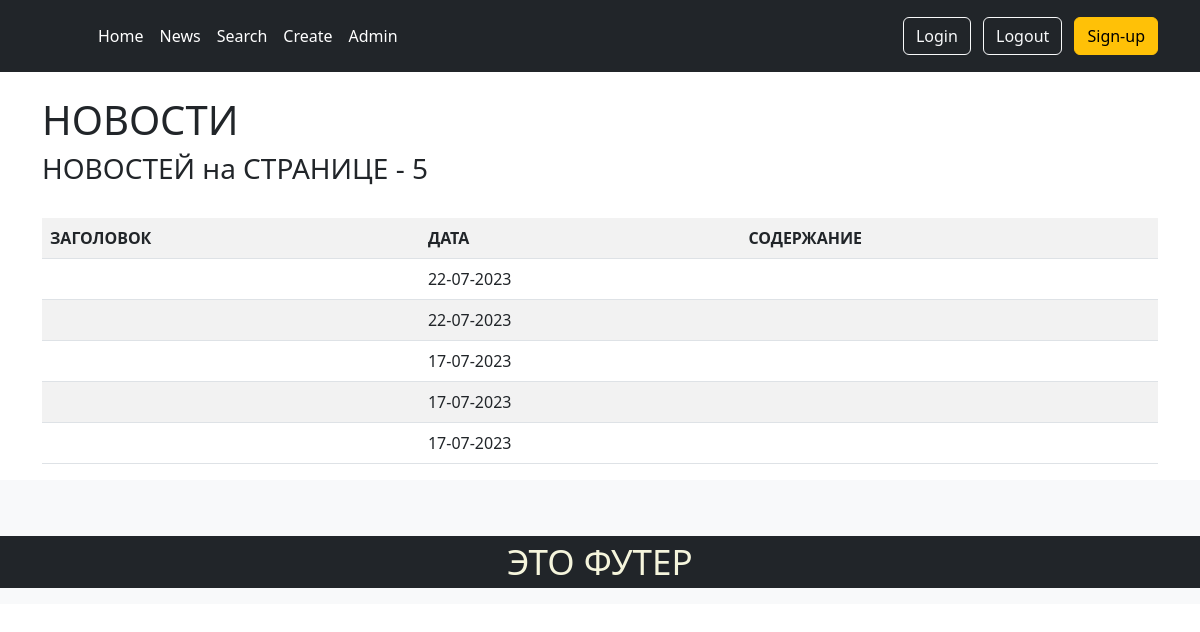
Before: /news/ with the older database file.
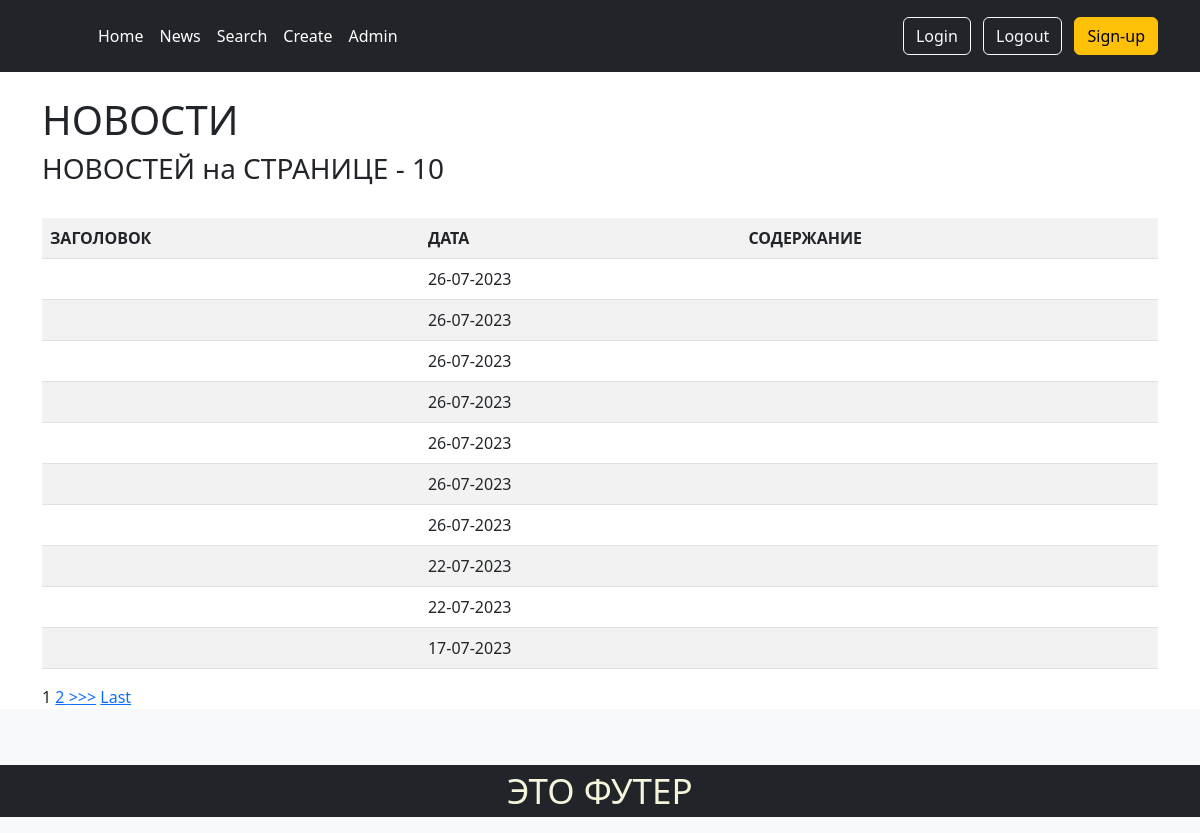
After: the same page with the newer database file.
### news/models.py (models this page shows, shortened)
class Post(models.Model):
    author = models.ForeignKey(Author, on_delete=models.CASCADE)
    NEWS = 'NW'
    ARTICLE = 'AR'
    CATEGORY_CHOICES = (
        (NEWS, 'Новость'),
        (ARTICLE, 'Статья'),
    )
    categoryType = models.CharField(
        max_length=2, choices=CATEGORY_CHOICES, default=ARTICLE)
    dateCreation = models.DateTimeField(auto_now_add=True)
    postCategory = models.ManyToManyField(Category, through='PostCategory')
    title = models.CharField(max_length=128)
    text = models.TextField()
    rating = models.SmallIntegerField(default=0)
    def preview(self):
        return self.text[:124] + '...'

### news/views.py (the view)
# urls.py: path('', PostList.as_view(), name='news'),
class PostList(ListView):
    model = Post
    template_name = 'news/posts.html'
    context_object_name = 'posts'
    ordering = ['-dateCreation']
    paginate_by = 10
    def get_context_data(self, **kwargs):
        context = super().get_context_data(**kwargs)
        context['choices'] = Post.CATEGORY_CHOICES
        return context

### news/templatetags/custom_filters.py (called while the page is built)
@register.filter(name='censor')
def censor(value):
    custom_badwords = ['нехорошие слова']
    profanity.add_censor_words(custom_badwords)
    censored = profanity.censor(value, '*$')
    return censored

### news/templates/news/posts.html (shortened to what this page needs)
{% extends 'layout/default.html' %}
{%load custom_filters%}
{% block content %}
<br>
<h1>НОВОСТИ</h1>
{% if posts %}
<h3>НОВОСТЕЙ на СТРАНИЦЕ - {{posts|length}}</h3>
<br>
<table class="table table-striped">
   <tr>
      <th scope="col">ЗАГОЛОВОК</th>
      <th scope="col">ДАТА</th>
      <th scope="col">СОДЕРЖАНИЕ</th>
   </tr>
   {% for i in posts %}
   <tr onclick="window.location='/news/{{i.pk}}'" style="cursor: pointer;">
      <td>{{ i.title|censor }}</td>
      <td>{{ i.dateCreation|date:'d-m-Y'}}</td>
      <td>{{ i.preview|truncatechars:50|censor}}</td>
   </tr>
   {% endfor %}
</table>
{%else%}
<h1>НОВОСТЕЙ - нету!!!</h1>
{%endif%}
{% include 'news/parts/paginator.html' %}
{% endblock content %}

Changed rows visible on the page:
no longer on this page (row unchanged): Post: dateCreation "17-07-2023"
no longer on this page (row unchanged): Post: dateCreation "17-07-2023"
added Post: dateCreation "26-07-2023"
added Post: dateCreation "26-07-2023"
added Post: dateCreation "26-07-2023"
added Post: dateCreation "26-07-2023"
added Post: dateCreation "26-07-2023"
added Post: dateCreation "26-07-2023"
added Post: dateCreation "26-07-2023"
Other visible differences:
{{ posts|length }}: "5" → "10"
new list line: "1"
new list line: "2"
text now shown: ">>> Last"
